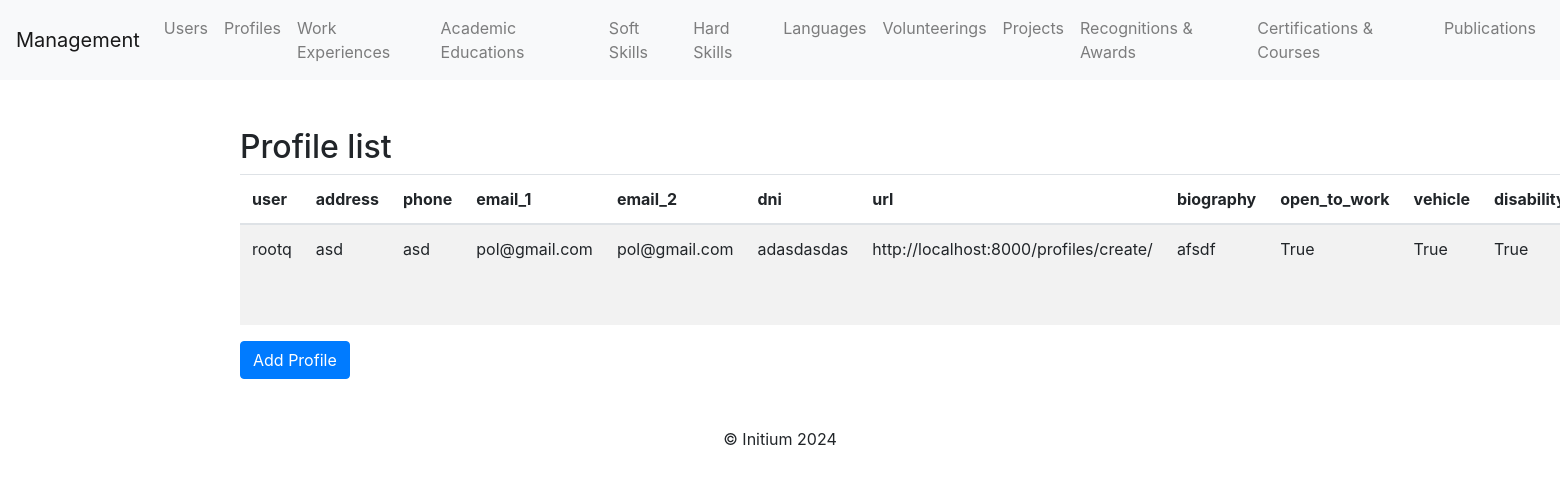
/profiles/, run on the app's committed database.
### profile_cv/models.py (models this page shows)
class Profile(models.Model):
    user = models.OneToOneField(User, on_delete=models.CASCADE)  # One-to-one relationship with the User model
    address = models.CharField(max_length=255)  # User's address
    phone = models.CharField(max_length=20)  # User's phone number
    email_1 = models.EmailField()  # User's primary email
    email_2 = models.EmailField(blank=True, null=True)  # Optional secondary email
    dni = models.CharField(max_length=20, unique=True)  # Unique DNI of the user
    url = models.URLField(blank=True, null=True)  # Optional URL of the user
    biography = models.TextField(blank=True, null=True)  # Optional biography of the user
    open_to_work = models.BooleanField(blank=True, null=True)
    vehicle = models.BooleanField(blank=False, null=True)
    disability = models.BooleanField(blank=True, null=True)
    disability_percentage = models.IntegerField(blank=True, null=True)
    incorporation = models.CharField(max_length=50, choices=Incorporation.choices, blank=True, null=True)  # Incorporation
    sector = models.CharField(max_length=50, choices=Sector.choices, blank=True, null=True)  # Sector
    work_experiences = models.ManyToManyField("WorkExperience", blank=True)  # Work experiences
    hard_skills = models.ManyToManyField("HardSkill", blank=True)  # Hard skills
    soft_skills = models.ManyToManyField("SoftSkill", blank=True)  # Soft skills
    languages = models.ManyToManyField("Language", blank=True)  # Languages
    academic_educations = models.ForeignKey("AcademicEducation", on_delete=models.CASCADE)  # Academic educations
    volunteerings = models.ForeignKey("Volunteering", on_delete=models.CASCADE, blank=True, null=True)  # Volunteerings
    projects = models.ForeignKey("Project", on_delete=models.CASCADE, blank=True, null=True)  # Projects
    publications = models.ForeignKey("Publication", on_delete=models.CASCADE, blank=True, null=True)  # Publications
    recognitions_awards = models.ForeignKey("RecognitionAward", on_delete=models.CASCADE, blank=True, null=True)  # Recognitions and awards
    certifications_courses = models.ForeignKey("CertificationCourse", on_delete=models.CASCADE, blank=True, null=True)  # Certifications and courses

class User(models.Model):
    username = models.CharField(max_length=150, unique=True)  # Unique username
    password = models.CharField(max_length=128)  # User password
    name = models.CharField(max_length=255)  # Full name of the user

### profile_cv/views.py (the view)
# urls.py: path('profiles/', profile_list, name='profile_list'),
def profile_list(request):
    profiles = Profile.objects.all()
    return render(request, "profile/profile_list.html", {"profiles": profiles})

### profile_cv/templates/profile/profile_list.html (shortened to what this page needs)
{% extends 'base.html' %}
{% block content %}
<div class="container mt-5">
    <h2>Profile list</h2>
    <table class="table table-striped">
        <thead>
            <tr>
                <th>user</th>
                <th>address</th>
                <th>phone</th>
                <th>email_1</th>
                <th>email_2</th>
                <th>dni</th>
                <th>url</th>
                <th>biography</th>
                <th>open_to_work</th>
                <th>vehicle</th>
                <th>disability</th>
            </tr>
        </thead>
        <tbody>
            {% for profile in profiles %}
            <tr>
                <td>{{ profile.user.username }}</td>
                <td>{{ profile.address }}</td>
                <td>{{ profile.phone }}</td>
                <td>{{ profile.email_1 }}</td>
                <td>{{ profile.email_2 }}</td>
                <td>{{ profile.dni }}</td>
                <td>{{ profile.url }}</td>
                <td>{{ profile.biography }}</td>
                <td>{{ profile.open_to_work }}</td>
                <td>{{ profile.vehicle }}</td>
                <td>{{ profile.disability }}</td>
            </tr>
            {% empty %}
            <tr>
                <td colspan="25">No Profiles found.</td>
            </tr>
            {% endfor %}
        </tbody>
    </table>
    <a class="btn btn-primary" href="{% url 'profile_create' %}">Add Profile</a>
</div>
{% endblock %}

### data on the page
Profile: user.username "rootq", address "asd", phone "asd", email_1 "pol@gmail.com", email_2 "pol@gmail.com", dni "adasdasdas", url "http://localhost:8000/profiles/create/", biography "afsdf", open_to_work "True", vehicle "True", disability "True"
